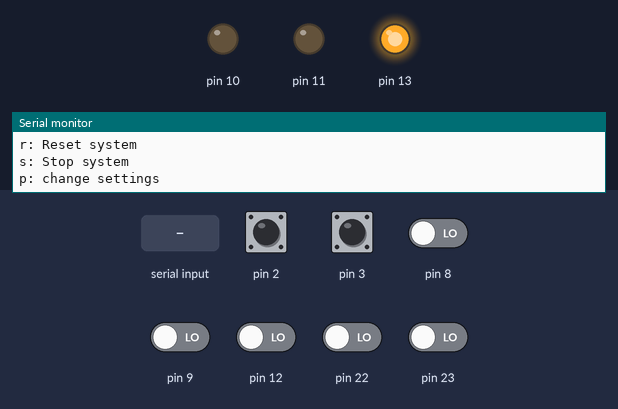
A program run on a simulated Arduino Uno, built with avr-gcc and run on an emulated ATmega328P. Parts: output pins drawn as LEDs (lit = HIGH), the last lines printed to the serial monitor. Dashed ring = blinking. The inputs (shaded band) are chosen by the test bench; at power-on: pin 2, pin 3 HIGH, pin 8, pin 9, pin 12, pin 22, pin 23 LOW.

Above: at 1.2 s.
1.3 s: "e\n" received over Serial
At 1.7 s:
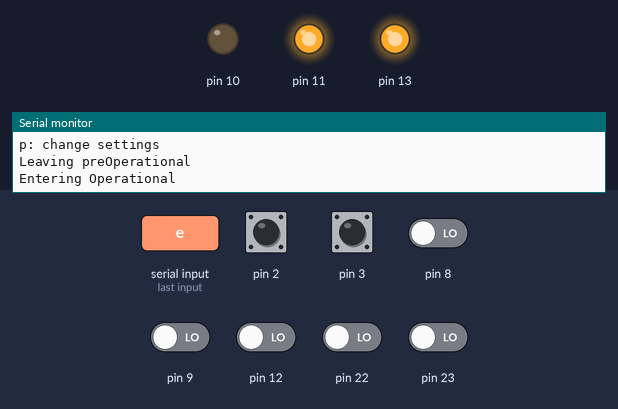
At 2.27 s:
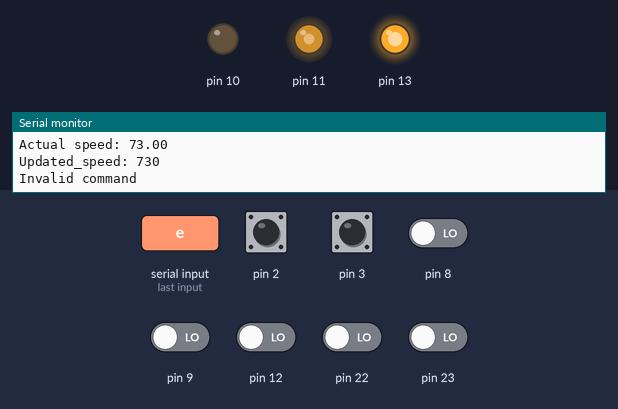
4.3 s: pin 9 driven HIGH
At 4.9 s:
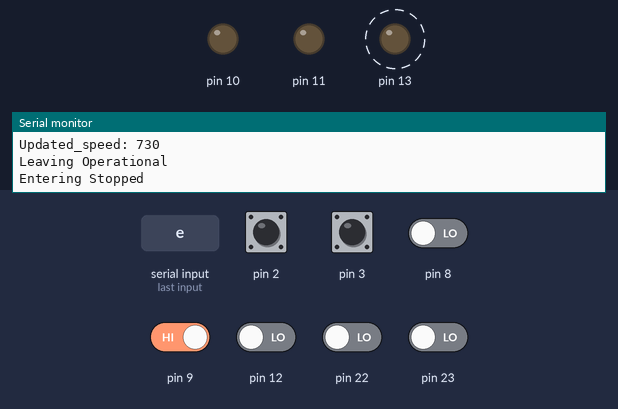
Timing chart, 0 to 13.3 s (numbered marks = the images above; inputs shaded):
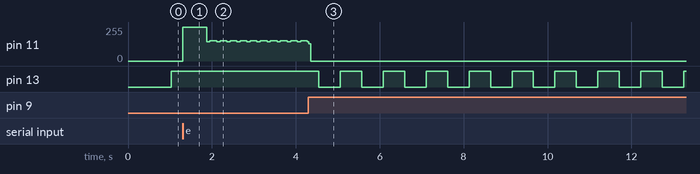

The program:

main.cpp
```cpp
//
// Created by jon on 9/16/21.
// Motor controller sate
//
#include "State.h"
#include "states/Initialization.h"
#include "states/Operational.h"
#include "states/Stopped.h"
#include "avr/interrupt.h"
#include "main.h"

constexpr double error_threshold = 0.05;
const uint16_t period_ms = 10;
const double Kp = 0.7875, Ki = 4.46; //If K_p is = 2.0 and reference speed to 1000, the output oscillates
double reference = 1000;

//Ki = Kp/Ti

timer_8bit timer0(10);
Digital_in motorFault(1);
Context *context;
encoder motor(PIN2, PIN3, period_ms, 0);
//P_controller speed_controller(Kp, error_threshold);

#ifdef USE_P_CONTROLLER
p_controller speed_controller(Kp, -1200, 1200);
#else
pi_controller speed_controller(Kp, Ki, -1200, 1200, static_cast<double>(period_ms/1000.0));
#endif

Digital_out led(5), driver_pin2(motor.getDRV_PIN2());

ISR(TIMER1_COMPA_vect) {
    //driver_pin2.set_hi();
    PORTB |= (1<<motor.getDRV_PIN2());
}

ISR(TIMER1_COMPB_vect) {
    PORTB &= ~(1<<motor.getDRV_PIN2());
}
uint16_t counter = 0;

ISR(TIMER0_COMPA_vect) {
    counter++;
    if(counter>=timer0.getCounter()){
            led.toggle();
            counter = 0;
        }
}

ISR(INT0_vect) {
    motor.calc_speed_micros(micros());
    if (motor.get_pulse_counter() > 700 || motor.get_pulse_counter() < -700) {
        motor.set_pulse_counter(0);
    }
}
void setup(){

    Serial.begin(115200);

    context = new Context(new Initialization);
}

char command = '0';

void loop(){

    while (command == '0') {

        context->Request1('l');

        if (Serial.available())
            command = Serial.read();

        if(motorFault.is_hi()) {
            command = 's';

         }


    }
    if (command != '0') {
        context->Request1(command);
        command = '0';
    }

    while(motorFault.is_hi()) {
        Serial.read(); //Keep serial from placing in buffer. Any commands entered here should be discarded.
    }
    delay(500);

}
```

State.h
```cpp
//
// Created by jon on 9/30/21.
//

#ifndef GROUP_PROJECT_3_STATE_H
#define GROUP_PROJECT_3_STATE_H

#include "Arduino.h"

class Context;

class State {
    /**
     * @var Context
     */
protected:
    Context *context_;

public:
    virtual ~State() {
    }

    void set_context(Context *context) {
        this->context_ = context;
    }
    virtual void on_entry() { }
    virtual void on_exit() { }
    virtual void on_loop() {  }
    virtual void blinkLed() {  }
    virtual void reset() {  }
    virtual void fault() { }
    virtual void set() {  }
    virtual void preOp() {  }
    virtual void clearFault() { }
};

/**
 * The Context defines the interface of interest to clients. It also maintains a
 * reference to an instance of a State subclass, which represents the current
 * state of the Context.
 */
class Context {
    /**
     * @var State A reference to the current state of the Context.
     */
private:
    State *state_;

public:
    Context(State *state) : state_(nullptr) {
        this->TransitionTo(state);
    }

    ~Context() {
        delete state_;
    }

    /**
     * The Context allows changing the State object at runtime.
     */
    void TransitionTo(State *state) {

        if (this->state_ != nullptr) {
            this->state_->on_exit();
            delete this->state_;
        }
        this->state_ = state;
        this->state_->set_context(this);
        this->state_->on_entry();
    }

    /**
     * The Context delegates part of its behavior to the current State object.
     */
    void Request1(char command) {
        switch (command) {
            case 'r':
                this->state_->reset();
                break;
            case 's':
                this->state_->fault();
                break;
            case 'c':
                this->state_->clearFault();
                break;
            case 'p':
                this->state_->preOp();
                break;
            case 'e':
                this->state_->set();
                break;
            case 'l':
                this->state_->on_loop();
                break;
            default:
                Serial.println("Invalid command");
        }
    }
};


#endif //GROUP_PROJECT_3_STATE_H
```

encoder.h
```cpp
//
// Created by group 2 on 15/09/21.
//

#ifndef GROUP_PROJECT_1_ENCODER_H
#define GROUP_PROJECT_1_ENCODER_H

#include <stdio.h>
#include "timer_ms.h"
#include "avr/interrupt.h"

#define ARRAY_LENGTH    10


class encoder
{
public:
    encoder(uint8_t driver_pin1, uint8_t driver_pin2)
    : DRV_PIN1(driver_pin1), DRV_PIN2(driver_pin2), timer1(0, 100) {}
    encoder(uint8_t driver_pin1, uint8_t driver_pin2, uint16_t intervalMs, uint16_t dutyCycle)
    : DRV_PIN1(driver_pin1), DRV_PIN2(driver_pin2), timer1(intervalMs, dutyCycle) {}


    void init(int interrupt_pin);
    void turn_on();
    void turn_off();
    void calc_speed_micros(uint32_t time_micros);
    uint16_t getPPS() const;
    void update_speed(int32_t new_speed);
    int16_t get_average() const;
    int16_t get_pulse_counter() const;
    void set_pulse_counter(int16_t new_value);
    uint8_t getDRV_PIN2() const;
    uint8_t getDRV_PIN1() const;

    uint32_t get_tau() const;
    bool is_going_forward() const;


private:

    void changeDir();

    bool measurement = false;
    bool isGoingForward = true;
    unsigned long curr_time = 0;
    uint32_t old_time_micros = 0;
    const uint8_t N = ARRAY_LENGTH;
    const uint32_t top_speed = 1266;
    int16_t PPS[ARRAY_LENGTH] = {0, 0, 0, 0, 0, 0, 0, 0, 0, 0};
    uint8_t head = 0;
    int32_t cum_sum = 0;
    uint32_t tau = 0;
    uint8_t DRV_PIN1;
    uint8_t DRV_PIN2;
    int16_t pulse_counter;
    timer_ms timer1;
};

#endif //GROUP_PROJECT_1_ENCODER_H
```

main.h
```cpp
//
// Created by jon on 9/30/21.
//

#ifndef GROUP_PROJECT_3_MAIN_H
#define GROUP_PROJECT_3_MAIN_H

#include "digital_out.h"
#include "digital_in.h"
#include "timer_8bit.h"
#include "Arduino.h"
#include "encoder.h"

/*
 * Uncomment this to use P controller instead of PI controller
 */
#define USE_P_CONTROLLER

#ifdef USE_P_CONTROLLER
#include "p_controller.h"
#else
#include "pi_controller.h"
#endif

#ifdef USE_P_CONTROLLER
extern p_controller speed_controller;
#else
extern pi_controller speed_controller;
#endif

extern timer_8bit timer0;
extern encoder motor;
extern Digital_out led;
extern double reference;
extern const uint16_t period_ms;

#endif //GROUP_PROJECT_3_MAIN_H
```

Initialization.h
```cpp
//
// Created by jon on 9/30/21.
//

#ifndef GROUP_PROJECT_3_INITIALIZATION_H
#define GROUP_PROJECT_3_INITIALIZATION_H

#include "State.h"

class Initialization : public State {
public:
    Initialization() {};
    void on_entry() override;
    void on_exit() override;
    void blinkLed() override {}
    void reset() override {}
    void fault() override {}

};
#endif //GROUP_PROJECT_3_INITIALIZATION_H
```

Operational.h
```cpp
//
// Created by jon on 9/30/21.
//

#ifndef GROUP_PROJECT_3_OPERATIONAL_H
#define GROUP_PROJECT_3_OPERATIONAL_H

#include "State.h"

class Operational : public State {
public:
    Operational() {

    }

    void on_entry() override;

    void on_exit() override;

    void on_loop() override;

    void blinkLed() override;
    void reset() override;
    void fault() override;
    void preOp() override;

};

#endif //GROUP_PROJECT_3_OPERATIONAL_H
```

Stopped.h
```cpp
//
// Created by jon on 9/30/21.
//

#ifndef GROUP_PROJECT_3_STOPPED_H
#define GROUP_PROJECT_3_STOPPED_H

#include "State.h"

class Stopped : public State {
public:
    explicit Stopped(char old_context) : old_context_(old_context) {}
    void on_entry() override;
    void on_exit() override;
    void blinkLed() override;
    void reset() override;
    void clearFault() override;
private:
    const char old_context_;
};

#endif //GROUP_PROJECT_3_STOPPED_H
```

preOperational.h
```cpp
//
// Created by jon on 10/2/21.
//

#ifndef GROUP_PROJECT_3_PREOPERATIONAL_H
#define GROUP_PROJECT_3_PREOPERATIONAL_H

#include "State.h"

class preOperational : public State {
public:
    preOperational() {
        counter = 0;
    }

    void on_entry() override;

    void on_exit() override;

    void on_loop() override;

    void blinkLed() override;
    void reset() override;
    void fault() override;
    void set() override;
    void preOp() override;
    void enterShell();
private:
    uint16_t counter;
};

#endif //GROUP_PROJECT_3_PREOPERATIONAL_H
```

timer_8bit.h
```cpp
//
// Created by jon on 9/19/21.
//

#ifndef GROUP_PROJECT_2_TIMER_8BIT_H
#define GROUP_PROJECT_2_TIMER_8BIT_H
#include "avr/interrupt.h"

class timer_8bit {
public:
    timer_8bit(uint16_t timer_interval)
    {
        interval = timer_interval;
        counter = 0;
    }
    void init()
    {
        TCCR0A = 0; //Clear Timer0 register A
        TCCR0B = 0; //Clear Timer0 register B
        TCNT0 = 0;  //Clear counter

        OCR0A |= ((16000) / 1024) * interval - 1;

        TCCR0A |= (1 << WGM01); //CTC mode. Clear on compare match
        TCCR0A |= (1 << COM0A0); //Toggle OC0A on compare match

        TCCR0B |= (1 << CS00) | (0 << CS01) | (1 << CS02);

        //this->disable(); //Only start timer when user asks for it

    }

    void enable() {
        TIMSK0 |= (1 << OCIE0A);
    }

    void disable() {
        TIMSK0 &= ~(1 << OCIE0A);
    }

    void setInterval(uint16_t i) {
        i = interval;
        OCR0A |= ((16000) / 1024) * interval - 1;
    }

    void setCounter(uint16_t value) {
        counter = value;
    }

    uint16_t getCounter() const {
        return counter;
    }

private:
    uint16_t interval;
    uint16_t counter;

};


#endif //GROUP_PROJECT_2_TIMER_8BIT_H
```

timer_ms.h
```cpp
#include <avr/interrupt.h>
#include <avr/io.h>

class timer_ms {
public:
    explicit timer_ms(uint16_t intervalMs);

    timer_ms(uint16_t intervalMs, uint16_t dutycycle);

    void setDutyCycle(uint16_t duty);

    void init();

    void enable();

    void disable();

    void setInterval(uint16_t intervalMS);

    uint16_t getInterval();

    uint16_t getDutyCycle();


private:
    uint16_t mTimerInterval;
    uint16_t mDutyCycle;
};
```

Stopped.cpp
```cpp
//
// Created by jon on 9/30/21.
//

#include "states/Stopped.h"
```

encoder.cpp
```cpp
//
// Created by jon on 9/15/21.
//
#include "encoder.h"
#include "util/delay.h"
#include "avr/interrupt.h"
#include <stdlib.h>
#include <Arduino.h>

//#define DEBUG

/*
 * Initialize both the interrupts and GPIO pins used to control the motor. The GPIO pins are on PORTB.
 */
void encoder::init(int interrupt_number)
{
    if (interrupt_number == 0)
    {
        EICRA |= ((1 << ISC01) | ((1 << ISC00))); //Set interrupt 0 to trigger on the rising edge

        EIMSK |= (1 << INT0); //Enable interrupt 0
    }
    else if (interrupt_number == 1)
    {
        EICRA |= ((1 << ISC11) | ((1 << ISC10))); //Set interrupt 1 to trigger on the rising edge

        EIMSK |= (1 << INT1); //Enable interrupt 1
    }
    else
    {
        // Here is an error
    }
    DDRD &= ~((1 << PIN2) | (1 << PIN3)); //Set pins which the interrupts are mapped onto as inputs.
    PORTD |= ((1 << PIN2) | (1 << PIN3)); //Enable pull up resistors

    // Here below is are the pins output for controlling of the motor.
    DDRB |= ((1 << DRV_PIN1) | (1 << DRV_PIN2));  // Set pins

    timer1.init();
}

/*
 * Turns the DC motor on by setting the driver pin logic according to datasheet (DRV8833).
 */

void encoder::turn_on()
{

    PORTB &= ~(1 << DRV_PIN1);

    PORTB |= (1 << DRV_PIN2);
    curr_time = micros();
#ifdef DEBUG
    Serial.print("start: ");
    Serial.println(curr_time);
#endif
    timer1.enable();
}

/*
 * Turn the DC motor off by clearing the output.
 */

void encoder::turn_off()
{
    PORTB &= ~((1 << DRV_PIN1) | (1 << DRV_PIN2)); // all pins to high except pins for high values.
    timer1.disable();
    measurement = false; //Signal to the program that the time constant can be measured again
}

/*
 * Calculates the pulses per seconds as well as the average over 10 values. Does so by taking in the currently elapsed
 * time in micro seconds and subtracts it from the last time the function was called and converts to seconds to get the
 * frequency. This function should be placed in an interrupt service routine where an interrupt is called at either the
 * rising or falling edge of the pulse count.
 */

void encoder::calc_speed_micros(uint32_t time_micros)
{
    uint16_t micros = time_micros - old_time_micros;
    old_time_micros = time_micros;
    int current_PPS = 1000000 / micros;

    if (current_PPS >= 800 && !measurement) //800 is 63% of 1266
    {
#ifdef DEBUG
        Serial.print("end: ");
        Serial.println(time_micros);
        Serial.print("tau: ");
        Serial.println(tau);
#endif

        tau = time_micros - curr_time;
        measurement = true;
    }

    //determine the direction of the motor.
    if (!(PIND & (1 << PIN3)))
    {
        current_PPS = -current_PPS;
        pulse_counter--;
    } else {
        pulse_counter++;
    }

    if (head >= (N - 1))
    {
        head = 0;
    }
    else
    {
        head++;
    }

    PPS[head] = current_PPS;

    //Calculate the cumulative sum for the average output
    if (head == (N - 1))
    {
        cum_sum = cum_sum + current_PPS;
        cum_sum = cum_sum - PPS[0];
    }
    else
    {
        cum_sum = cum_sum + current_PPS;
        cum_sum = cum_sum - PPS[head + 1];
    }
}

/*
 * Updates the duty cycle of the PWM signal. The PWM output is linear in that top speed equals 100% duty cycle,
 * and minimum speed equals 0% duty cycle.
 */

void encoder::changeDir() {
    uint8_t oldPin = DRV_PIN1;
    DRV_PIN1 = DRV_PIN2;
    DRV_PIN2 = oldPin;

    PORTB &= ~(1<<DRV_PIN1);
}

void encoder::update_speed(int32_t new_speed){


    if (new_speed < 0) {
        new_speed = -new_speed;
        if(isGoingForward){
            changeDir();
        }
        isGoingForward = false;
    } else {
        if(!isGoingForward){
            changeDir();
        }
        isGoingForward = true;
    }
    //keeps the output within set limits.
    if ( new_speed > 1200) {
        new_speed =  1200;
    }

    //calculate duty cycle as a percentage.
    auto dutyCycle = static_cast<uint16_t>(100*new_speed/top_speed);

#ifdef DEBUG
    Serial.print("Dutycycle: ");
    Serial.println(dutyCycle);
#endif
    //Update the duty cycle of the timer
    timer1.setDutyCycle(dutyCycle);
}

/*
 * Calculates the average value of the speed. cum_sum is the cumulative sum which is calculated in the
 * calc_speed_micros() function.
 */

int16_t encoder::get_average() const{
    int16_t result = cum_sum/(N-1);
    return result;
}

/*
 * Returns the most recently calculated Pulses per second.
 */

uint16_t encoder::getPPS() const
{
    int current_PPS = PPS[head];

    if (current_PPS < 100 && current_PPS > -100)
    {
        return 0;
    }

    return current_PPS;
}
/*
 * Returns the most recently measured time constant
 */
uint32_t encoder::get_tau() const {
    return tau;
}
/*
 * getter for the driver pin1.
 */
uint8_t encoder::getDRV_PIN1() const{
    return DRV_PIN1;
}
/*
 * getter for the driver pin2.
 */
uint8_t encoder::getDRV_PIN2() const{
    return DRV_PIN2;
}
/*
 * returns pulse counter
 */

int16_t encoder::get_pulse_counter() const {
    return pulse_counter;
}
/*
 * Sets the pulse counter to a new value
 */
void encoder::set_pulse_counter(int16_t new_value) {
    pulse_counter = new_value;
}
/*
 * returns the direction in which the motor is going. CURRENTLY NOT IMPLEMENTED!
 */
bool encoder::is_going_forward() const {
    return isGoingForward;
}
```

Initialization.cpp
```cpp
//
// Created by jon on 9/30/21.
//
#include "states/Initialization.h"
#include "states/preOperational.h"
#include "main.h"


constexpr uint8_t interrupt_pin = 0;

void Initialization::on_entry()  {
    Serial.println("Entering Initialization");
    // Maybe set here the useage of initalization so that when this restarts, everything is reset.
    // Torfi says no, but not sure.
    cli();
    speed_controller.reset();
    led.init();
    delay(100);
    led.set_lo();
    delay(100);
    motor.init(interrupt_pin);

    sei();

    this->context_->TransitionTo(new preOperational);
}

void Initialization::on_exit() {

    Serial.println("Boot finished");
}
```

Operational.cpp
```cpp
//
// Created by jon on 9/30/21.
//
#include "states/Operational.h"
#include "states/preOperational.h"
#include "states/Initialization.h"
#include "states/Stopped.h"
#include "main.h"

#define DEBUG

void Operational::on_entry(){
    Serial.println("Entering Operational");
    motor.turn_on();
    this->blinkLed();
}

void Operational::on_exit()  {
    motor.turn_off();
    Serial.println("Leaving Operational");
}

void Operational::on_loop() {

    _delay_ms(period_ms);
    auto measured_speed = static_cast<double>(motor.get_average());

    auto updated_speed = static_cast<int32_t>(speed_controller.update(reference,
                                                   measured_speed));
    motor.update_speed(updated_speed);
#ifdef DEBUG
    Serial.print("Actual speed: ");
    Serial.println(measured_speed);
    Serial.print("Updated_speed: ");
    Serial.println(updated_speed);
    Serial.println();
#endif

}

void Operational::blinkLed() {
        led.set_hi();
}

void Operational::reset()  {
    Serial.println("Resetting");
    this->context_->TransitionTo(new Initialization);
}

void Operational::fault() {
    this->context_->TransitionTo(new Stopped('o'));
}

void Operational::preOp() {
    this->context_->TransitionTo(new preOperational);
}
```

Stopped.cpp
```cpp
//
// Created by jon on 9/30/21.
//

#include "states/Stopped.h"
#include "states/Operational.h"
#include "states/preOperational.h"
#include "states/Initialization.h"
#include "main.h"

void Stopped::on_entry() {
    Serial.println("Entering Stopped");
    this->blinkLed();
}

void Stopped::on_exit() {

    timer0.disable();
    Serial.println("Exiting Stopped");
}

void Stopped::blinkLed() {
    timer0.setCounter(500);
    timer0.enable();
}

void Stopped::clearFault() {
    Serial.println("Clearing fault");
    if (old_context_ == 'o') {
        this->context_->TransitionTo(new Operational);
    } else if (old_context_ == 'p') {
        this->context_->TransitionTo(new preOperational);
    }
}

void Stopped::reset() {
    this->context_->TransitionTo(new Initialization);
}
```

Source omitted: preoperational.cpp (3527 bytes), timer_ms.cpp (2417 bytes)

Measured:
- after the input at 1.3 s, pin 11: 0/255 → 255/255 at once, then repeats every 0.24 s: 145/255 0.08 s, 151/255 0.16 s; pin 13: stays HIGH (without the input it goes to LOW after 0.75 s)
- after the input at 4.3 s, pin 13: alternates HIGH for 0.51 s and LOW for 0.51 s, starting after 0.24 s
